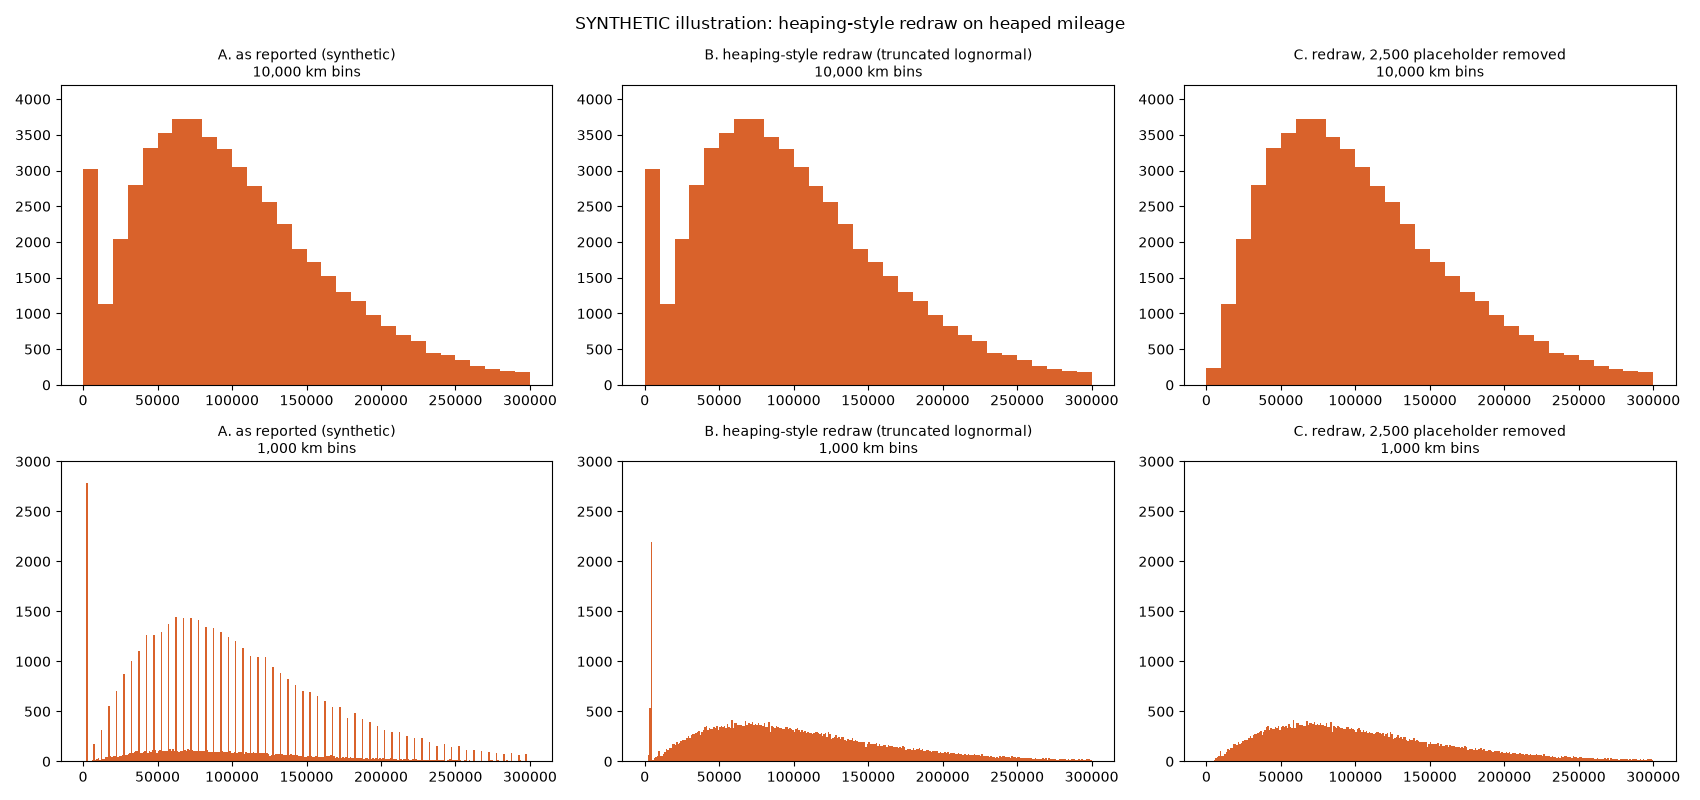

Here is the Python script that generated this plot:
"""SYNTHETIC only (no real data). Mimics heaping::correctHeaps(method='lnorm', heaps=bucket midpoints, width=2500) on fake mileage.
Per docs: neighbours of a heap (+-1 km) are ~empty, so every heap row is treated as untrusted; distribution fitted on non-heap rows; redraw from truncated lognormal in [heap-2500, heap+2500]."""
import numpy as np, os, time, matplotlib
matplotlib.use('Agg'); import matplotlib.pyplot as plt
rng = np.random.default_rng(1); N = 53526
true = rng.gamma(2.6, 42000, N * 2); true = true[(true > 5000) & (true < 300000)][:N]
u = rng.random(N); obs = true.copy()
mid = u < 0.71; obs[mid] = np.floor(true[mid] / 5000) * 5000 + 2500
k = (u >= 0.71) & (u < 0.84); obs[k] = np.round(true[k], -3)
ph = rng.choice(N, int(0.052 * N), replace=False); obs[ph] = 2500
heap = (obs % 5000 == 2500)
trusted = obs[~heap]                                    # exact-looking + 1000-multiples only
lg = np.log(trusted); mu, s = lg.mean(), lg.std(); sc = np.exp(mu)   # lognormal MLE
def draw_many(c, n, w=2500):                                          # rejection sampling from lognormal truncated to [c-w, c+w]
    out = np.empty(0)
    while out.size < n:
        x = rng.lognormal(mu, s, 2_000_000); out = np.concatenate([out, x[(x >= max(c - w, 1)) & (x < c + w)]])
    return out[:n]
H = obs.copy()
for c in np.unique(obs[heap]):
    idx = np.where(obs == c)[0]; H[idx] = draw_many(c, idx.size)
H_drop = np.delete(H, ph)
fig, ax = plt.subplots(2, 3, figsize=(17, 8))
for r, w in enumerate([10000, 1000]):
    for c, (x, name) in enumerate([(obs, 'A. as reported (synthetic)'), (H, 'B. heaping-style redraw (truncated lognormal)'), (H_drop, 'C. redraw, 2,500 placeholder removed')]):
        ax[r, c].hist(x, bins=np.arange(0, 300001, w), color='#d9622b'); ax[r, c].set_title(f'{name}\n{w:,} km bins', fontsize=10)
        ax[r, c].set_ylim(0, 4200 if w == 10000 else 3000)
fig.suptitle('SYNTHETIC illustration: heaping-style redraw on heaped mileage', fontsize=12); fig.tight_layout()
out = os.path.join(os.path.dirname(os.path.abspath(__file__)), 'heap_preview_heaping_synthetic.png')
for i in range(3):
    try: fig.savefig(out, dpi=100); break
    except OSError: time.sleep(2)
f = H[ph]; print('placeholder rows redrawn: median', int(np.median(f)), 'share in 4000-5000:', round(float((f > 4000).mean()), 2), '| fitted lnorm s,scale', round(s, 2), int(sc))
